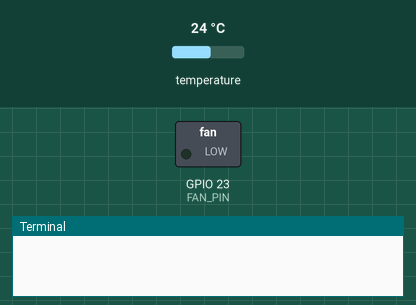
This program was run on a simulated Raspberry Pi (BCM pin numbers). On the bench: switched loads named in the program (green lamp = pin HIGH), the last lines printed to the terminal. The test bench sets the inputs (shaded band); at power-on: temperature 24 °C. Files the program writes start out absent.

Above: at 1.2 s.
1.3 s: temperature set to 25.5 °C
At 2.1 s:
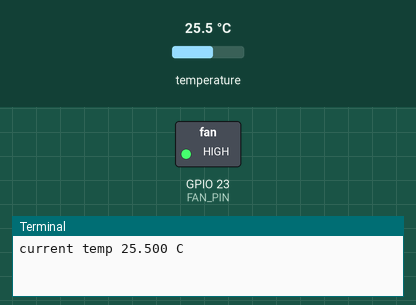
3.0 s: temperature set to 12 °C
At 3.3 s:
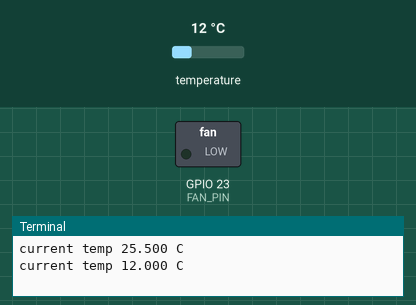
4.5 s: temperature set to 28 °C
At 5.7 s:
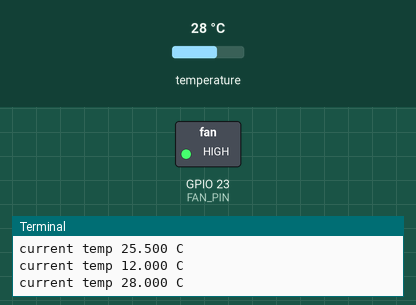
Timing chart, 0 to 7.5 s (numbered marks = the images above; inputs shaded):
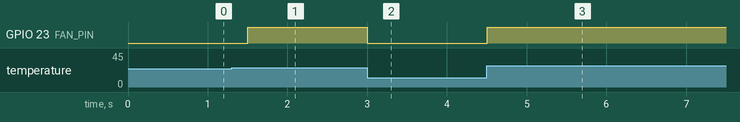

Measured:
- the behaviour switches between 25 and 25.1 °C on temperature (found by bisection; images 0 and 1)
- after the input at 1.3 s, GPIO 23 (FAN_PIN): LOW → HIGH after 0.20 s
- after the input at 3.0 s, GPIO 23 (FAN_PIN): HIGH → LOW at once
- after the input at 4.5 s, GPIO 23 (FAN_PIN): LOW → HIGH at once

The program:

workingcode_filewrite.py
```python
#Tejas Madappa 08/16/2019
#To read the ambient temperature using ds18b20 sensor to control a 24v DC fan #and write the readings to a file

#!/usr/bin/env python
import os
import RPi.GPIO as GPIO

GPIO.setwarnings(False)
GPIO.setmode(GPIO.BCM)
FAN_PIN = 23
GPIO.setup(FAN_PIN, GPIO.OUT)


#import turn_fan_off
def sensor():
    for i in os.listdir('/sys/bus/w1/devices'):
        if i !='w1_bus_master1':
            ds18b20 =i
    return ds18b20

def read(ds18b20):
    location = '/sys/bus/w1/devices/' + ds18b20 + '/w1_slave'
    tfile = open(location)
    text = tfile.read()
    tfile.close()
    secondline = text.split("\n")[1]
    temperaturedata = secondline.split(" ")[9]
    temperature = float(temperaturedata[2:])
    celsius = temperature / 1000
    return celsius

def loop(ds18b20):
    while True:
       if read(ds18b20) != None:
        temp1= read(ds18b20)
        temp2 = 25 #Temperature above which fan switches on to cool.
        file1 = open("Readings.txt","a")
        file1.write(str(temp1)+"\n")
        file1.close

       if temp1 <= temp2:
           # print "t2 is lesser"
            GPIO.output(FAN_PIN,False)            #import turn_fan_off  #keep the fan off

       elif temp1> temp2:
             # print "t1 is Greater"
              GPIO.output(FAN_PIN,True) # import turn_fan_on  #turn on the fan

       print "current temp %0.3f C" %  temp1
def kill():
    quit()


if __name__ == '__main__':
    try:
        serialNum = sensor()
        loop(serialNum)
    except KeyboardInterrupt:
        kill()
```
